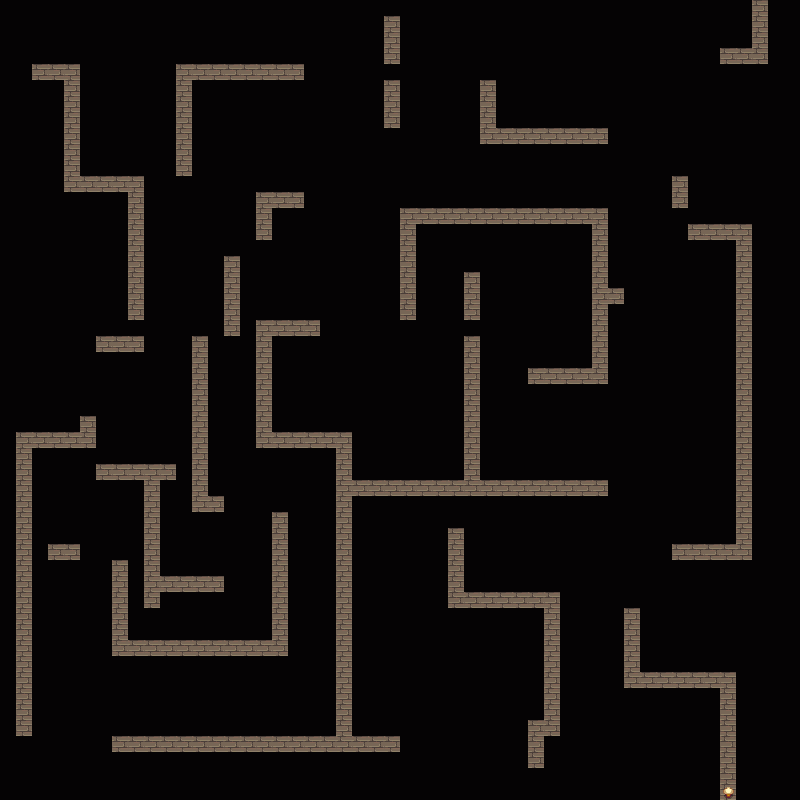

Below is a game level as drawn by its tile map, then a one-line description and the .tmx that defines it (tile-layer data replaced by summaries):
An orthogonal 50x50 tile map with 16x16 px tiles, 3 tile layers (Back, Buildings, Front).

<map version="1.10" tiledversion="1.10.2" orientation="orthogonal" renderorder="right-down" width="50" height="50" tilewidth="16" tileheight="16" infinite="0" nextlayerid="9" nextobjectid="1">
 <tileset firstgid="1" name="townInterior" tilewidth="16" tileheight="16" tilecount="2176" columns="32">
  <image source="townInterior.png" width="512" height="1088" />
  <tile id="0">
   <properties>
    <property name="Type" value="Stone" />
   </properties>
  </tile>
  <tile id="997">
   <properties>
    <property name="Type" value="Stone" />
   </properties>
  </tile>
  <tile id="998">
   <properties>
    <property name="Type" value="Stone" />
   </properties>
  </tile>
  <tile id="999">
   <properties>
    <property name="Type" value="Stone" />
   </properties>
  </tile>
  <tile id="1000">
   <properties>
    <property name="Type" value="Stone" />
   </properties>
  </tile>
  <tile id="1001">
   <properties>
    <property name="Type" value="Stone" />
   </properties>
  </tile>
  <tile id="1002">
   <properties>
    <property name="Type" value="Stone" />
   </properties>
  </tile>
 </tileset>
 <layer id="2" name="Back" width="50" height="50">
  <data>[2500 cells, 431 non-empty, 2 distinct tile ids]</data>
 </layer>
 <objectgroup id="5" name="Back" />
 <layer id="3" name="Buildings" width="50" height="50">
  <data>[2500 cells, 2070 non-empty, 2 distinct tile ids]</data>
 </layer>
 <objectgroup id="6" name="Buildings" />
 <layer id="7" name="Front" width="50" height="50">
  <data>[2500 cells, 0 non-empty, 0 distinct tile ids]</data>
 </layer>
 <objectgroup id="8" name="Front" />
</map>
